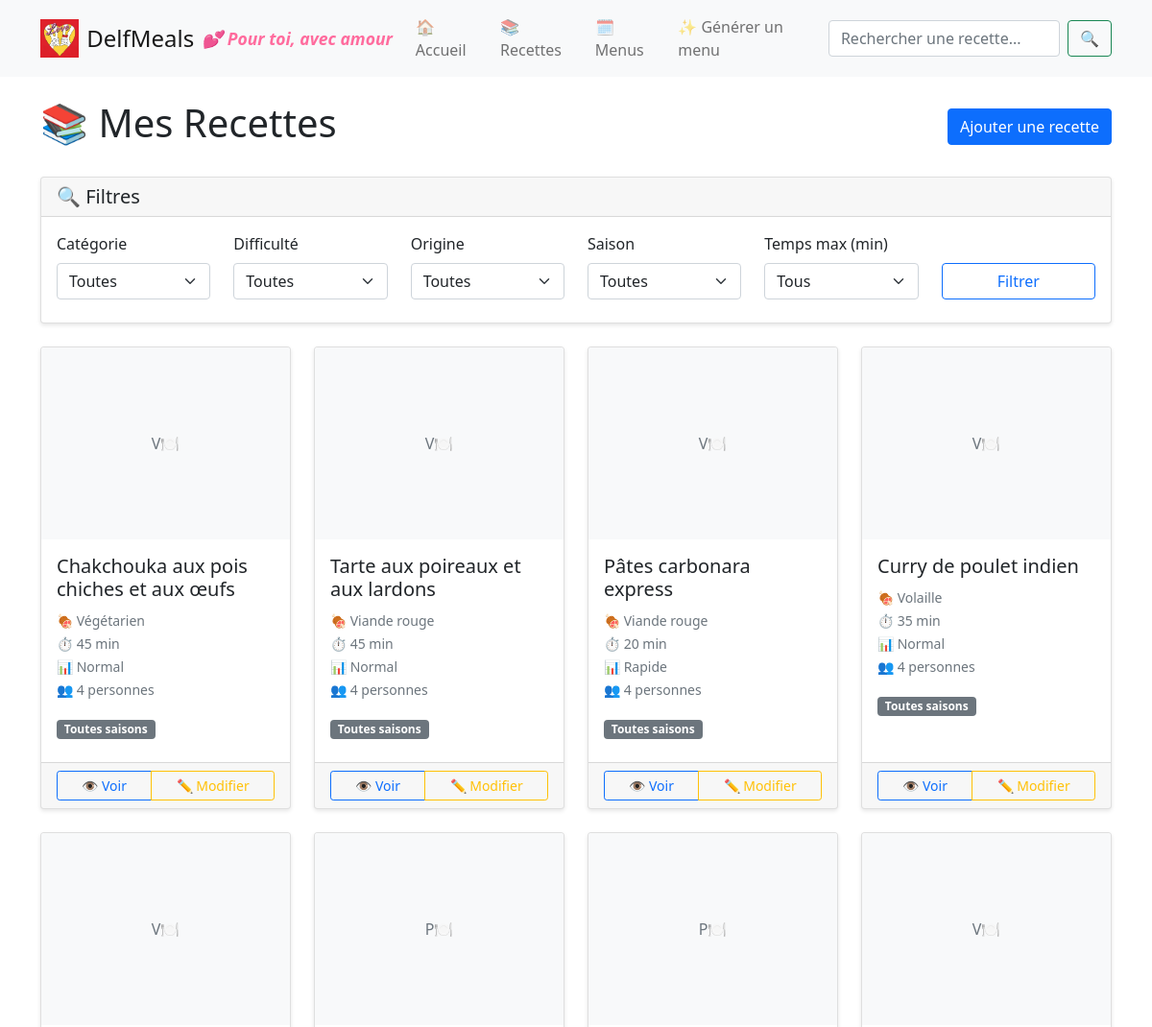
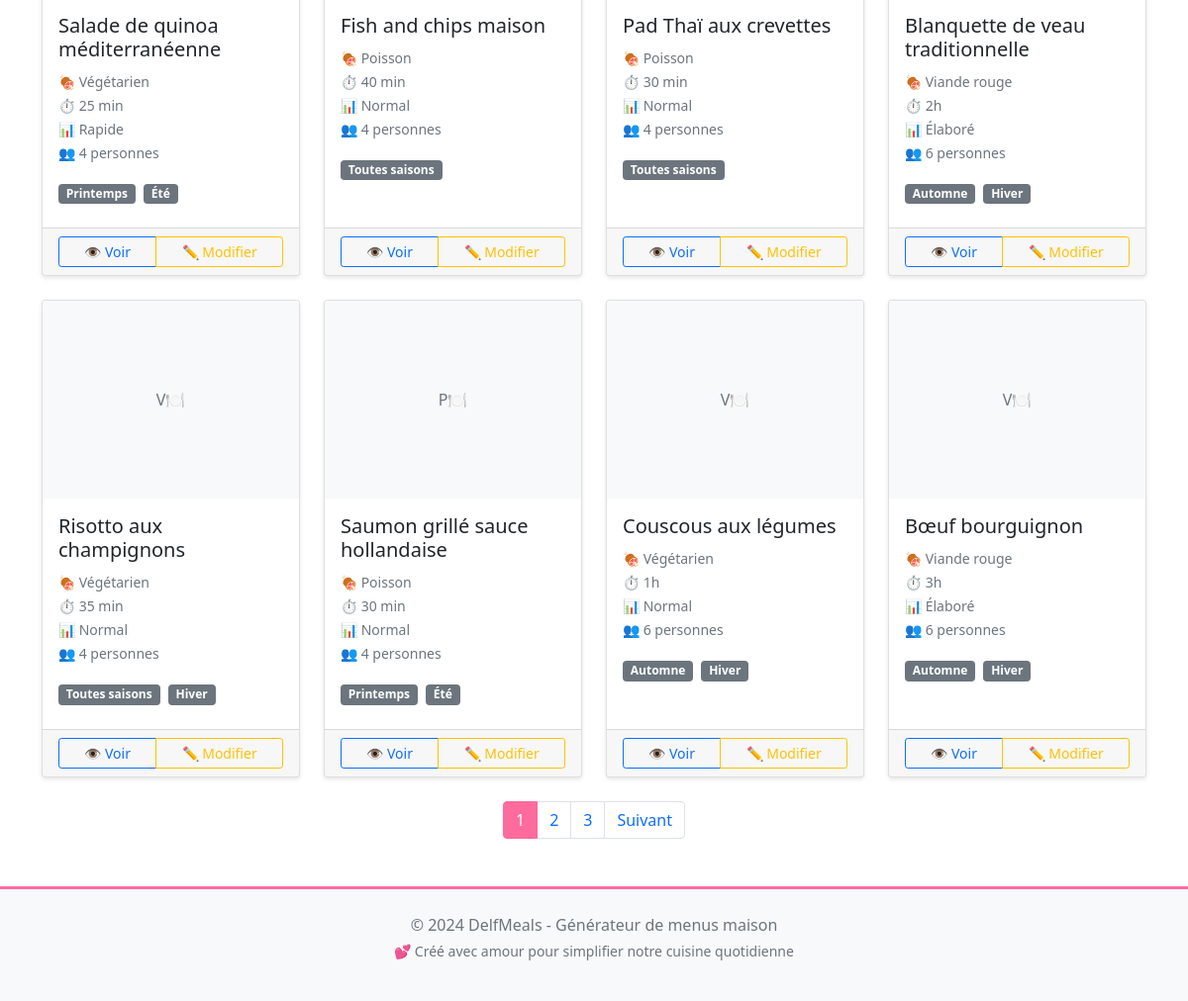
Page /recettes/ on the committed database (2 pictures, top to bottom).
### models/database.py (models this page shows, shortened)
class Recette(db.Model):
    __tablename__ = 'recettes'
    id = db.Column(Integer, primary_key=True)
    nom = db.Column(String(200), nullable=False)
    type_plat = db.Column(String(50), nullable=False)
    origine = db.Column(String(100))
    categorie = db.Column(String(50), nullable=False)
    nb_personnes = db.Column(Integer, default=4)
    temps_preparation = db.Column(Integer, nullable=False)
    difficulte = db.Column(String(50), nullable=False)
    saisons = db.Column(Text)  # JSON stringifié
    preparation = db.Column(Text)  # JSON stringifié
    ingredients = db.Column(Text)  # JSON stringifié
    note = db.Column(Text)
    date_creation = db.Column(DateTime, default=datetime.utcnow)
    date_modification = db.Column(DateTime, default=datetime.utcnow, onupdate=datetime.utcnow)
    def to_dict(self):
        try:
            return {
                'Recette': self.nom,
                'Type de plat': self.type_plat,
                'Origine': self.origine,
                'Catégorie': self.categorie,
                'Nombre de personnes': self.nb_personnes,
                'Temps de préparation': self.temps_preparation,
                'Difficulté': self.difficulte,
                'Saison': json.loads(self.saisons) if self.saisons else [],
                'Préparation': json.loads(self.preparation) if self.preparation else [],
                'Ingrédients': json.loads(self.ingredients) if self.ingredients else [],
                'Note': self.note or ''
            }
        except (json.JSONDecodeError, Exception) as e:
            return {
                'Recette': self.nom,
                'Type de plat': self.type_plat,
                'Origine': self.origine,
                'Catégorie': self.categorie,
                'Nombre de personnes': self.nb_personnes,
                'Temps de préparation': self.temps_preparation,
                'Difficulté': self.difficulte,
                'Saison': [],
                'Préparation': [],
                'Ingrédients': [],
                'Note': self.note or ''
            }

### routes/recettes.py (the view)
@recettes.route('/')
def list_recettes():
    page = request.args.get('page', 1, type=int)
    per_page = request.args.get('per_page', 12, type=int)
    categorie = request.args.get('categorie')
    difficulte = request.args.get('difficulte')
    origine = request.args.get('origine')
    saison = request.args.get('saison')
    temps_max = request.args.get('temps_max', type=int)
    filtres = {}
    if categorie and categorie != 'all':
        filtres['categorie'] = categorie
    if difficulte and difficulte != 'all':
        filtres['difficulte'] = difficulte
    if origine and origine != 'all':
        filtres['origine'] = origine
    if saison and saison != 'all':
        filtres['saisons'] = [saison]
    if temps_max:
        filtres['temps_max'] = temps_max
    with DatabaseManager() as db:
        if filtres:
            recettes_objets = db.get_all_recettes(as_dict=False)
            recettes_with_ids = []
            for recette_obj in recettes_objets:
                recette_dict = recette_obj.to_dict()
                recette_dict['id'] = recette_obj.id
                recettes_with_ids.append(recette_dict)
            from core.filtres import filtrer_recettes
            recettes_data = filtrer_recettes(recettes_with_ids, **filtres)
        else:
            recettes_objets = db.get_all_recettes(as_dict=False)
            recettes_data = []
            for recette_obj in recettes_objets:
                recette_dict = recette_obj.to_dict()
                recette_dict['id'] = recette_obj.id  # Ajouter l'ID de la base de données
                recettes_data.append(recette_dict)
        total = len(recettes_data)
        start = (page - 1) * per_page
        end = start + per_page
        recettes_paginated = recettes_data[start:end]
        pagination_info = {
            'page': page,
            'per_page': per_page,
            'total': total,
            'pages': (total + per_page - 1) // per_page,
            'has_prev': page > 1,
            'has_next': page * per_page < total,
            'prev_num': page - 1 if page > 1 else None,
            'next_num': page + 1 if page * per_page < total else None
        }
    return render_template('recettes/list.html',
                         recettes=recettes_paginated,
                         pagination=pagination_info,
                         categories=CATEGORIES,
                         difficultes=DIFFICULTES,
                         origines=ORIGINES,
                         saisons=SAISONS,
                         current_filters={
                             'categorie': categorie,
                             'difficulte': difficulte,
                             'origine': origine,
                             'saison': saison,
                             'temps_max': temps_max
                         })

### core/database_manager.py (called while the page is built)
    def __enter__(self):
        return self

    def __exit__(self, exc_type, exc_val, exc_tb):
        pass

    def get_all_recettes(self, as_dict=True):
        recettes = Recette.query.all()
        if as_dict:
            result = []
            for recette in recettes:
                recette_dict = recette.to_dict()
                recette_dict['id'] = recette.id
                result.append(recette_dict)
            return result
        else:
            return recettes

### routes/main.py (called while the page is built)
@main.app_template_global('format_temps')
def format_temps(minutes):
    if minutes < 60:
        return f"{minutes} min"
    else:
        heures = minutes // 60
        mins = minutes % 60
        if mins == 0:
            return f"{heures}h"
        else:
            return f"{heures}h{mins:02d}"

### templates/recettes/list.html (shortened to what this page needs)
{% extends "base.html" %}
{% block content %}
<div class="d-flex justify-content-between align-items-center mb-4">
    <h1>📚 Mes Recettes</h1>
    <a href="{{ url_for('recettes.add_recette') }}" class="btn btn-primary">
         Ajouter une recette
    </a>
</div>
<div class="card mb-4">
    <div class="card-header">
        <h5 class="mb-0">🔍 Filtres</h5>
    </div>
    <div class="card-body">
        <form method="GET" id="filterForm">
            <div class="row">
                <div class="col-md-2 mb-2">
                    <label for="categorie" class="form-label">Catégorie</label>
                    <select class="form-select" name="categorie" id="categorie">
                        <option value="all">Toutes</option>
                    </select>
                </div>
                <div class="col-md-2 mb-2">
                    <label for="difficulte" class="form-label">Difficulté</label>
                    <select class="form-select" name="difficulte" id="difficulte">
                        <option value="all">Toutes</option>
                    </select>
                </div>
                <div class="col-md-2 mb-2">
                    <label for="origine" class="form-label">Origine</label>
                    <select class="form-select" name="origine" id="origine">
                        <option value="all">Toutes</option>
                    </select>
                </div>
                <div class="col-md-2 mb-2">
                    <label for="saison" class="form-label">Saison</label>
                    <select class="form-select" name="saison" id="saison">
                        <option value="all">Toutes</option>
                    </select>
                </div>
                <div class="col-md-2 mb-2">
                    <label for="temps_max" class="form-label">Temps max (min)</label>
                    <select class="form-select" name="temps_max" id="temps_max">
                        <option value="">Tous</option>
                    </select>
                </div>
                <div class="col-md-2 mb-2 d-flex align-items-end">
                    <button type="submit" class="btn btn-outline-primary w-100">
                        Filtrer
                    </button>
                </div>
            </div>
        </form>
    </div>
</div>
<div class="row">
    {% if recettes %}
        {% for recette in recettes %}
        <div class="col-xl-3 col-lg-4 col-md-6 mb-4">
            <div class="card h-100">
                <div class="card-img-top bg-light d-flex align-items-center justify-content-center"
                     style="height: 200px;">
                    <span class="text-muted">
                        {{ recette['Catégorie'][:1] }}🍽️
                    </span>
                </div>
                <div class="card-body">
                    <h5 class="card-title">{{ recette['Recette'] }}</h5>
                    <p class="card-text">
                        <small class="text-muted">
                            🍖 {{ recette['Catégorie'] }}<br>
                            ⏱️ {{ format_temps(recette['Temps de préparation']) }}<br>
                            📊 {{ recette['Difficulté'] }}<br>
                            👥 {{ recette['Nombre de personnes'] }} personnes
                        </small>
                    </p>
                    {% if recette['Saison'] %}
                    <div class="mb-2">
                        {% for saison in recette['Saison'] %}
                        <span class="badge bg-secondary me-1">{{ saison }}</span>
                        {% endfor %}
                    </div>
                    {% endif %}
                </div>
                <div class="card-footer">
                    <div class="btn-group w-100" role="group">
                        <a href="{{ url_for('recettes.detail_recette', recette_id=recette.get('id', loop.index)) }}"
                           class="btn btn-outline-primary btn-sm">
                            👁️ Voir
                        </a>
                        <a href="{{ url_for('recettes.edit_recette', recette_id=recette.get('id', loop.index)) }}"
                           class="btn btn-outline-warning btn-sm">
                            ✏️ Modifier
                        </a>
                    </div>
                </div>
            </div>
        </div>
        {% endfor %}
    {% endif %}
</div>
{% if pagination.pages > 1 %}
<nav aria-label="Navigation des recettes">
    <ul class="pagination justify-content-center">
        {% for page_num in range(1, pagination.pages + 1) %}
            {% if page_num <= 3 or page_num > pagination.pages - 3 or
                  (page_num >= pagination.page - 1 and page_num <= pagination.page + 1) %}
            <li class="page-item {% if page_num == pagination.page %}active{% endif %}">
                <a class="page-link" href="{{ url_for('recettes.list_recettes', page=page_num) }}">
                    {{ page_num }}
                </a>
            </li>
            {% elif page_num == 4 or page_num == pagination.pages - 3 %}
            <li class="page-item disabled">
                <span class="page-link">…</span>
            </li>
            {% endif %}
        {% endfor %}
        {% if pagination.has_next %}
        <li class="page-item">
            <a class="page-link" href="{{ url_for('recettes.list_recettes', page=pagination.next_num) }}">
                Suivant
            </a>
        </li>
        {% endif %}
    </ul>
</nav>
{% endif %}
{% endblock %}

### static/css/style.css (style rules this page uses)
:root { --primary-color: #0d6efd; --secondary-color: #6c757d; --success-color: #198754; --warning-color: #ffc107; --danger-color: #dc3545; --light-color: #f8f9fa; --dark-color: #212529; --accent-color: #ff6b9d; --warm-color: #ffeaa7; }
body { font-family: 'Arial', sans-serif; background-color: #fefefe; }
.card { border: none; box-shadow: 0 2px 4px rgba(0,0,0,0.1); transition: transform 0.2s ease-in-out; }
.btn-primary { background-color: var(--primary-color); border-color: var(--primary-color); }
.btn-outline-primary { color: var(--primary-color); border-color: var(--primary-color); }
.badge { font-size: 0.8em; }
.pagination .page-link { color: var(--primary-color); }
.pagination .page-item.active .page-link { background-color: var(--accent-color); border-color: var(--accent-color); }
.card-header { background-color: var(--light-color); border-bottom: 2px solid var(--accent-color); }
.card { animation: fadeInUp 0.6s ease-out; }

### rows in the picture
Recette: categorie "V", Recette "Chakchouka aux pois chiches et aux œufs", Catégorie "Végétarien", format_temps "45 min", Difficulté "Normal", nb_personnes "4", saison "Toutes saisons"
Recette: categorie "V", Recette "Tarte aux poireaux et aux lardons", Catégorie "Viande rouge", format_temps "45 min", Difficulté "Normal", nb_personnes "4", saison "Toutes saisons"
Recette: categorie "V", Recette "Pâtes carbonara express", Catégorie "Viande rouge", format_temps "20 min", Difficulté "Rapide", nb_personnes "4", saison "Toutes saisons"
Recette: categorie "V", Recette "Curry de poulet indien", Catégorie "Volaille", format_temps "35 min", Difficulté "Normal", nb_personnes "4", saison "Toutes saisons"
Recette: categorie "V", Recette "Salade de quinoa méditerranéenne", Catégorie "Végétarien", format_temps "25 min", Difficulté "Rapide", recette "4", saison "Printemps" "Été"
Recette: categorie "P", Recette "Fish and chips maison", Catégorie "Poisson", format_temps "40 min", Difficulté "Normal", nb_personnes "4", saison "Toutes saisons"
Recette: categorie "P", Recette "Pad Thaï aux crevettes", Catégorie "Poisson", format_temps "30 min", Difficulté "Normal", nb_personnes "4", saison "Toutes saisons"
Recette: categorie "V", Recette "Blanquette de veau traditionnelle", Catégorie "Viande rouge", format_temps "2h", Difficulté "Élaboré", nb_personnes "6", saison "Automne" "Hiver"
Recette: categorie "V", Recette "Risotto aux champignons", Catégorie "Végétarien", format_temps "35 min", Difficulté "Normal", nb_personnes "4", saison "Toutes saisons" "Hiver"
Recette: categorie "P", Recette "Saumon grillé sauce hollandaise", Catégorie "Poisson", format_temps "30 min", Difficulté "Normal", nb_personnes "4", saison "Printemps" "Été"
Recette: categorie "V", Recette "Couscous aux légumes", Catégorie "Végétarien", format_temps "1h", Difficulté "Normal", nb_personnes "6", saison "Automne" "Hiver"
Recette: categorie "V", Recette "Bœuf bourguignon", Catégorie "Viande rouge", format_temps "3h", Difficulté "Élaboré", nb_personnes "6", saison "Automne" "Hiver"

### other values in the picture
{{ page_num }} "1" "2" "3"
